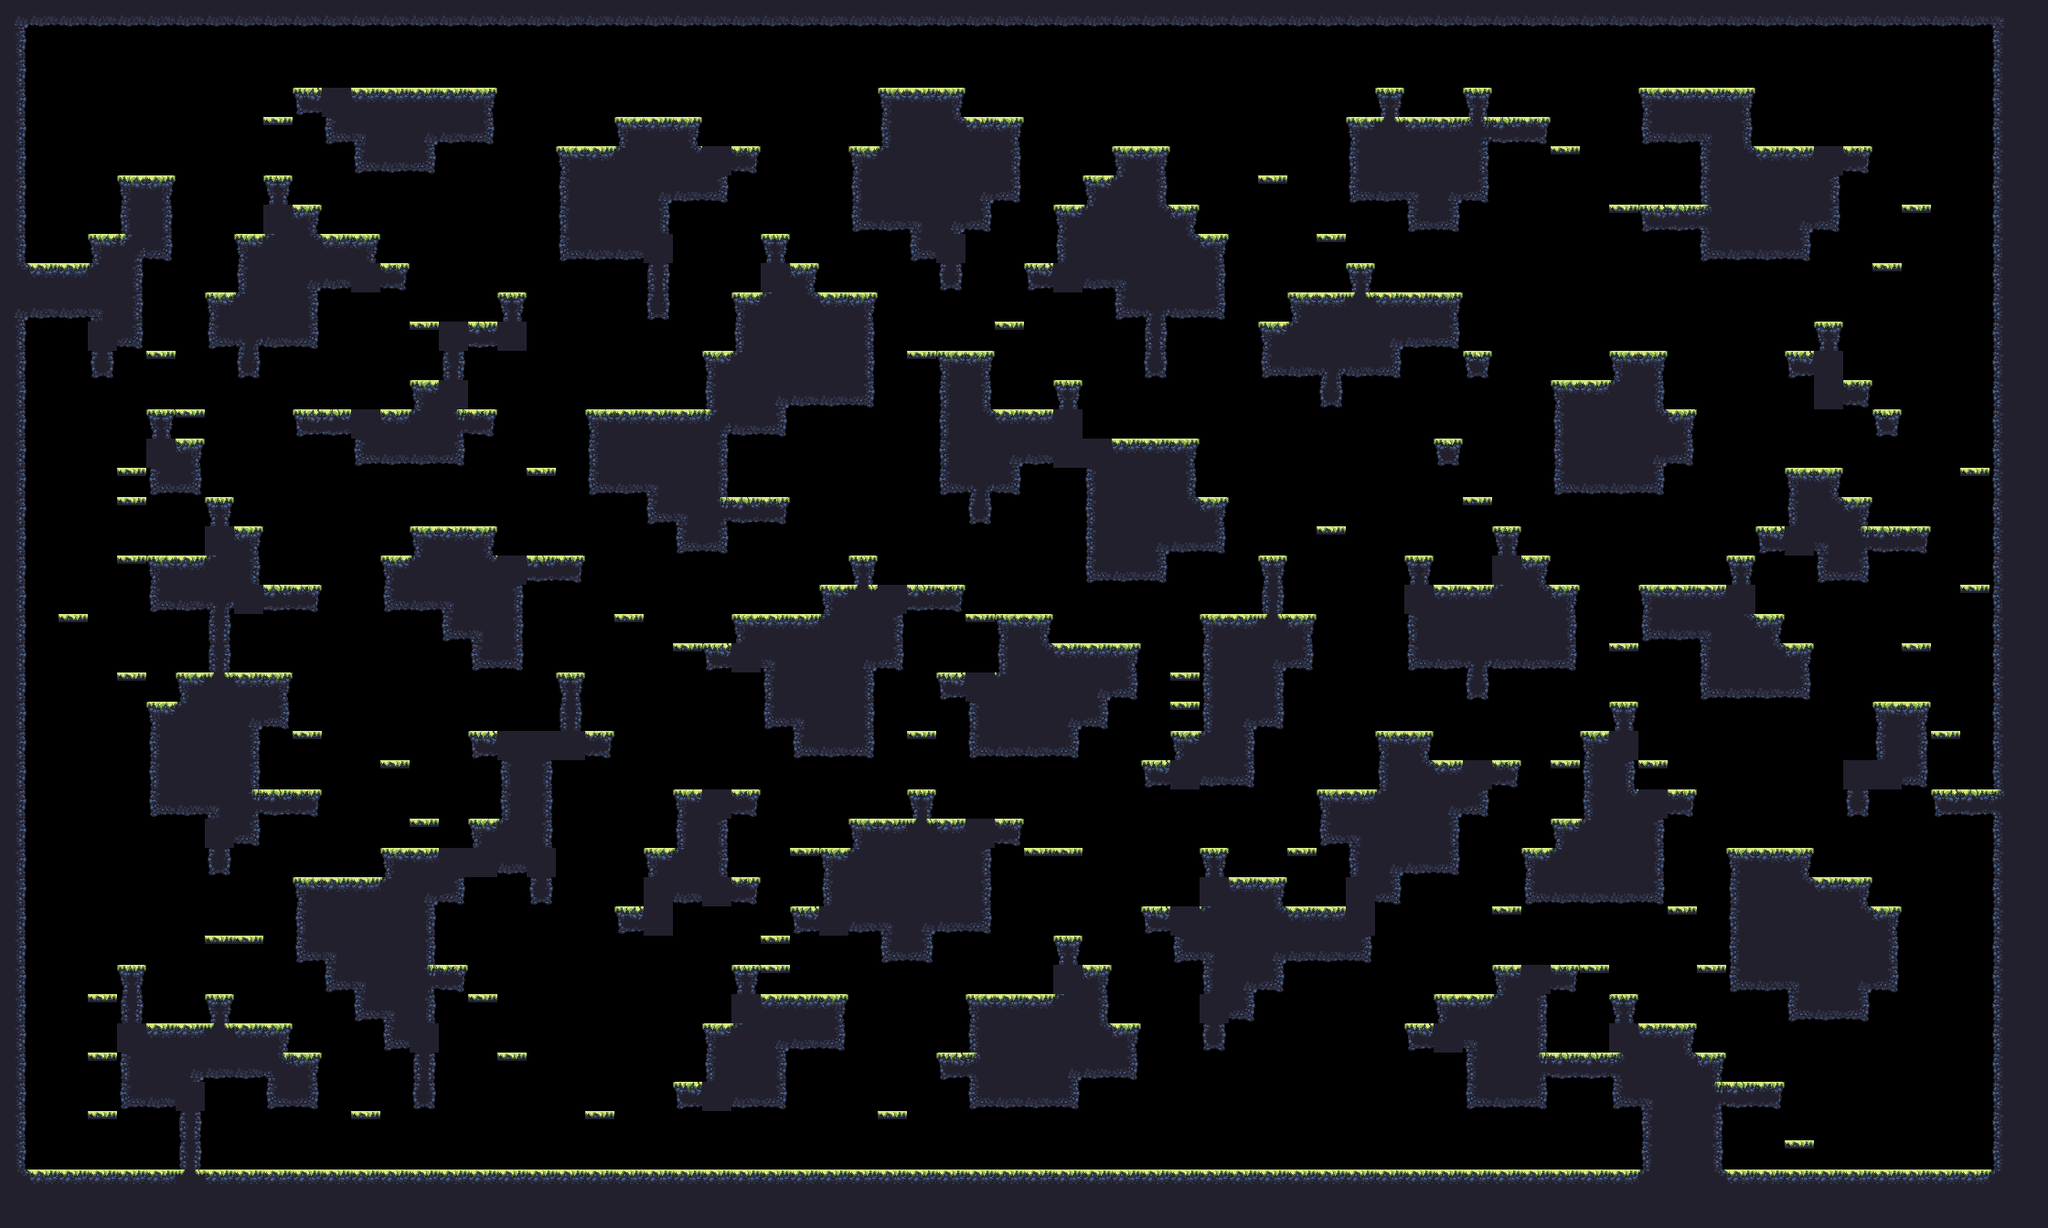

This game map was drawn from its Tiled (.tmx) file and the tilesets committed beside it. A one-line description and the trimmed map source follow:
An orthogonal 70x42 tile map with 32x32 px tiles, 1 tile layer (main) and 17 objects (9x spawn, spawnPlayer0, spawnCrown0, spawnPlayer1, spawnCrown1, ...).

<map compressionlevel="0" height="42" infinite="0" nextlayerid="3" nextobjectid="4" orientation="orthogonal" renderorder="right-down" tiledversion="1.3.2" tileheight="32" tilewidth="32" version="1.2" width="70">
 <tileset firstgid="1" source="forest_summer_tile_set.tsx" />
 <layer height="42" id="1" name="main" width="70">
  <data>[2940 cells, 1233 non-empty, 28 distinct tile ids]</data>
 </layer>
 <objectgroup><object id="1" name="spawnPlayer0" x="64" y="240.0" /><object id="2" name="spawnCrown0" x="128" y="144.0" /><object id="3" name="spawnPlayer1" x="2048" y="112.0" /><object id="4" name="spawnCrown1" x="2016" y="112.0" /><object id="5" name="spawnPlayer2" x="96" y="1232.0" /><object id="6" name="spawnCrown2" x="256" y="1232.0" /><object id="7" name="spawnPlayer3" x="2080" y="1232.0" /><object id="8" name="spawnCrown3" x="2144" y="1232.0" /><object id="9" name="spawn" x="64" y="1232.0" /><object id="10" name="spawn" x="1408" y="272.0" /><object id="11" name="spawn" x="1280" y="1232.0" /><object id="12" name="spawn" x="1792" y="592.0" /><object id="13" name="spawn" x="896" y="880.0" /><object id="14" name="spawn" x="736" y="80.0" /><object id="15" name="spawn" x="64" y="240.0" /><object id="16" name="spawn" x="1120" y="80.0" /><object id="17" name="spawn" x="288" y="1072.0" /></objectgroup></map>
